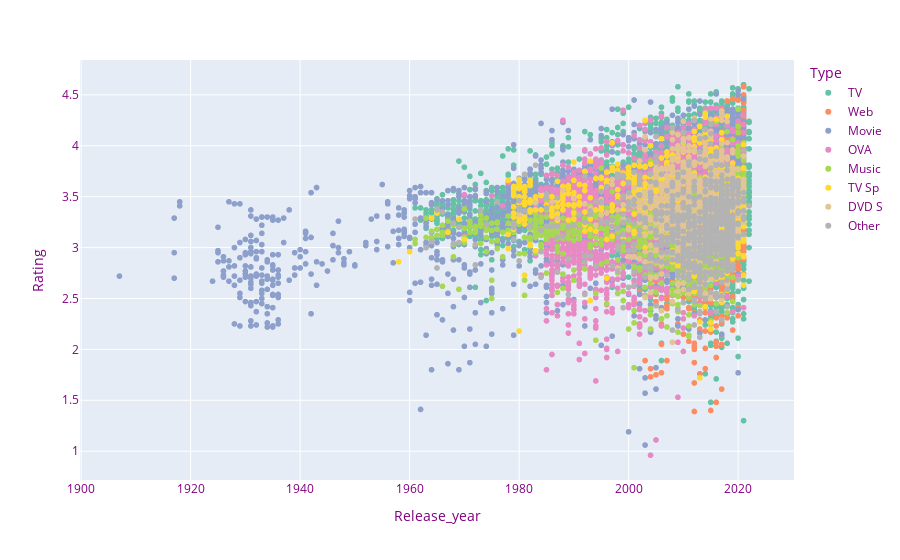

The code cell stored with this chart in its notebook:
### Code cell
palette=px.colors.qualitative.Set2

fig = px.scatter(general,
                    y="Rating", 
                    x="Release_year",
                    color = "Type",
                    color_discrete_sequence = palette,
                    hover_data = ["Name"]
)

fig.update_layout(
    hoverlabel=dict(
        bgcolor="#e6ccff",
        font_size=14
    ),
    font=dict(
        color = "Purple"
    )
)

fig.show()

### Figure 1 — Plotly figure (JSON) as saved in the notebook; plotly's stock layout.template omitted (floating-point values rounded to 4 significant figures; data arrays with more than 128 entries replaced by an {"elided": "..."} marker saying what was removed)
{"data": [{"customdata": {"elided": "5446x1 str values"}, "hovertemplate": "Type=TV<br>Release_year=%{x}<br>Rating=%{y}<br>Name=%{customdata[0]}<extra></extra>", "legendgroup": "TV", "marker": {"color": "rgb(102,194,165)", "symbol": "circle"}, "mode": "markers", "name": "TV", "showlegend": true, "type": "scattergl", "x": {"elided": "5446 int values"}, "xaxis": "x", "y": {"elided": "5446 float values"}, "yaxis": "y"}, {"customdata": {"elided": "2488x1 str values"}, "hovertemplate": "Type=Web<br>Release_year=%{x}<br>Rating=%{y}<br>Name=%{customdata[0]}<extra></extra>", "legendgroup": "Web", "marker": {"color": "rgb(252,141,98)", "symbol": "circle"}, "mode": "markers", "name": "Web", "showlegend": true, "type": "scattergl", "x": {"elided": "2488 int values"}, "xaxis": "x", "y": {"elided": "2488 float values"}, "yaxis": "y"}, {"customdata": {"elided": "3577x1 str values"}, "hovertemplate": "Type=Movie<br>Release_year=%{x}<br>Rating=%{y}<br>Name=%{customdata[0]}<extra></extra>", "legendgroup": "Movie", "marker": {"color": "rgb(141,160,203)", "symbol": "circle"}, "mode": "markers", "name": "Movie", "showlegend": true, "type": "scattergl", "x": {"elided": "3577 int values"}, "xaxis": "x", "y": {"elided": "3577 float values"}, "yaxis": "y"}, {"customdata": {"elided": "2235x1 str values"}, "hovertemplate": "Type=OVA<br>Release_year=%{x}<br>Rating=%{y}<br>Name=%{customdata[0]}<extra></extra>", "legendgroup": "OVA", "marker": {"color": "rgb(231,138,195)", "symbol": "circle"}, "mode": "markers", "name": "OVA", "showlegend": true, "type": "scattergl", "x": {"elided": "2235 int values"}, "xaxis": "x", "y": {"elided": "2235 float values"}, "yaxis": "y"}, {"customdata": {"elided": "2165x1 str values"}, "hovertemplate": "Type=Music<br>Release_year=%{x}<br>Rating=%{y}<br>Name=%{customdata[0]}<extra></extra>", "legendgroup": "Music", "marker": {"color": "rgb(166,216,84)", "symbol": "circle"}, "mode": "markers", "name": "Music", "showlegend": true, "type": "scattergl", "x": {"elided": "2165 int values"}, "xaxis": "x", "y": {"elided": "2165 float values"}, "yaxis": "y"}, {"customdata": {"elided": "683x1 str values"}, "hovertemplate": "Type=TV Sp<br>Release_year=%{x}<br>Rating=%{y}<br>Name=%{customdata[0]}<extra></extra>", "legendgroup": "TV Sp", "marker": {"color": "rgb(255,217,47)", "symbol": "circle"}, "mode": "markers", "name": "TV Sp", "showlegend": true, "type": "scattergl", "x": {"elided": "683 int values"}, "xaxis": "x", "y": {"elided": "683 float values"}, "yaxis": "y"}, {"customdata": {"elided": "911x1 str values"}, "hovertemplate": "Type=DVD S<br>Release_year=%{x}<br>Rating=%{y}<br>Name=%{customdata[0]}<extra></extra>", "legendgroup": "DVD S", "marker": {"color": "rgb(229,196,148)", "symbol": "circle"}, "mode": "markers", "name": "DVD S", "showlegend": true, "type": "scattergl", "x": {"elided": "911 int values"}, "xaxis": "x", "y": {"elided": "911 float values"}, "yaxis": "y"}, {"customdata": {"elided": "990x1 str values"}, "hovertemplate": "Type=Other<br>Release_year=%{x}<br>Rating=%{y}<br>Name=%{customdata[0]}<extra></extra>", "legendgroup": "Other", "marker": {"color": "rgb(179,179,179)", "symbol": "circle"}, "mode": "markers", "name": "Other", "showlegend": true, "type": "scattergl", "x": {"elided": "990 int values"}, "xaxis": "x", "y": {"elided": "990 float values"}, "yaxis": "y"}], "layout": {"font": {"color": "Purple"}, "hoverlabel": {"bgcolor": "#e6ccff", "font": {"size": 14}}, "legend": {"title": {"text": "Type"}, "tracegroupgap": 0}, "margin": {"t": 60}, "xaxis": {"anchor": "y", "domain": [0, 1], "title": {"text": "Release_year"}}, "yaxis": {"anchor": "x", "domain": [0, 1], "title": {"text": "Rating"}}}}
